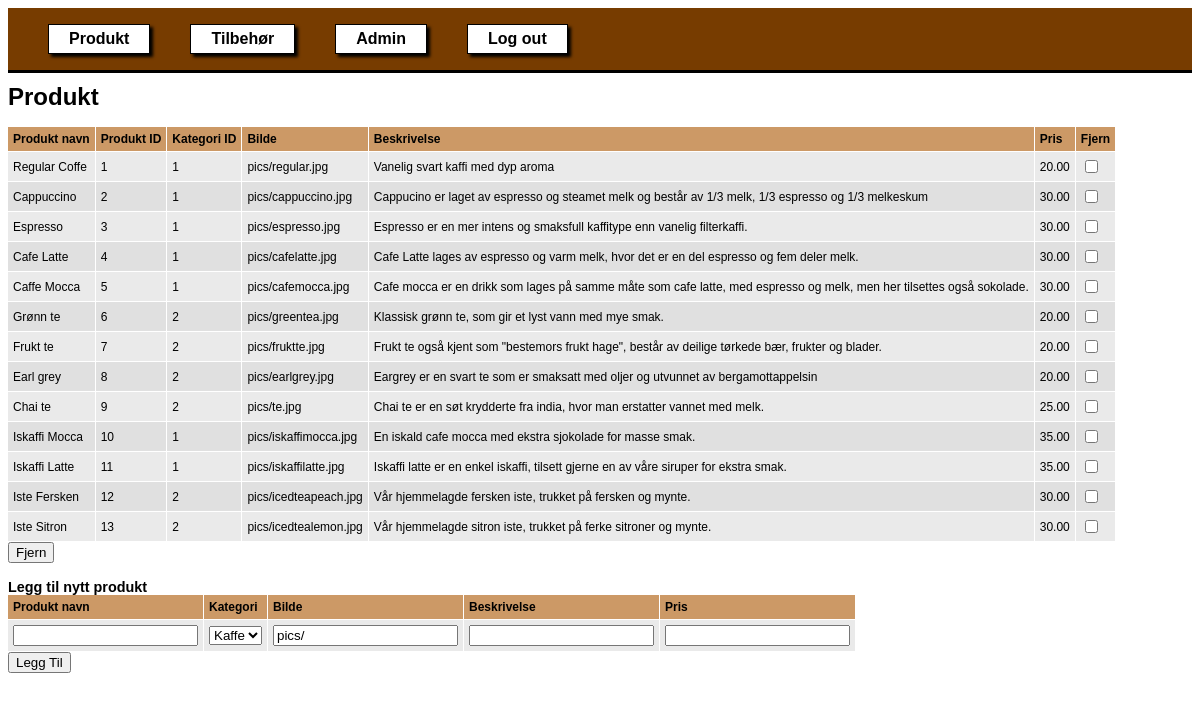
Screenshot of /DS/PHP/admin.php (signed in) with the database file from the repository.
### tables this page shows
CREATE TABLE produkt
(
  produkt_id INT PRIMARY KEY NOT NULL AUTO_INCREMENT,
  produkt_navn VARCHAR(50),
  kat_id INT NOT NULL,
  pris DECIMAL(10,2) NOT NULL,
  bilde VARCHAR(256),
  beskrivelse VARCHAR(256)
);

### DS/PHP/spTEST.php (the view, shortened to what this page needs)
<?php
if(isset($_SESSION['id']) & isset($_SESSION['username'])){
    if($_COOKIE['user'] == $_SESSION['cookie']) {
    include_once("config.php");
$rs = $mysqli->query( 'CALL sp_SelAllProdukt' );
?>
<form name="input" action="admin_fjern.php" method="post">
<table>
    <tr>
        <td>Produkt navn</td>
        <td>Produkt ID</td>
        <td>Kategori ID</td>
        <td>Bilde</td>
        <td>Beskrivelse</td>
        <td>Pris</td>
        <td>Fjern</td>
    </tr>
<?php
while($row = mysqli_fetch_array($rs))
{
    ?>
<tr>
    <td>
    <?php echo $row['produkt_navn'] ?>
    </td>
    <td>
    <?php echo $row['produkt_id'] ?>
    </td>
    <td>
    <?php echo $row['kat_id'] ?>
    </td>
    <td>
    <?php echo $row['bilde'] ?>
    </td>
    <td>
    <?php echo $row['beskrivelse'] ?>
    </td>
    <td>
    <?php echo $row['pris'] ?>
    </td>
    <td>
        <?php
        echo "<input  type='checkbox' name='produkt_id[]' value='" . $row['produkt_id'] . "'>";
        ?>
    </td>
</tr>
    <?php
}
?>
</table>
    <input type="submit" value="Fjern">
</form>
    <?php
}
}
?>

### DS/admin.css (style rules this page uses)
body { //background-color: #000; font-family: Helvetica, sans-serif; }
table { //width: 700px; border-spacing: 0; // margin: auto; padding-right: 10px; font-size: 0.75em; }
td, th { padding: 5px; font-family: Helvetica, sans-serif; }
tr:nth-of-type(even) { background-color:#eaeaea; }
tr:nth-of-type(odd) { background-color: #e0e0e0 }
tr:first-of-type { background-color: #C96; color: #000; font-weight: bold; }
tbody td { border-bottom: 1px solid #fff; border-right: 1px solid #fff; }

### rows the page displays
produkt: produkt_navn "Regular Coffe", produkt_id "1", kat "1", bilde "pics/regular.jpg", beskrivelse "Vanelig svart kaffi med dyp aroma", pris "20.00"
produkt: produkt_navn "Cappuccino", produkt_id "2", kat "1", bilde "pics/cappuccino.jpg", beskrivelse "Cappucino er laget av espresso og steamet melk og består av 1/3 melk, 1/3 espresso og 1/3 melkeskum", pris "30.00"
produkt: produkt_navn "Espresso", produkt_id "3", kat "1", bilde "pics/espresso.jpg", beskrivelse "Espresso er en mer intens og smaksfull kaffitype enn vanelig filterkaffi.", pris "30.00"
produkt: produkt_navn "Cafe Latte", produkt_id "4", kat "1", bilde "pics/cafelatte.jpg", beskrivelse "Cafe Latte lages av espresso og varm melk, hvor det er en del espresso og fem deler melk.", pris "30.00"
produkt: produkt_navn "Caffe Mocca", produkt_id "5", kat "1", bilde "pics/cafemocca.jpg", beskrivelse "Cafe mocca er en drikk som lages på samme måte som cafe latte, med espresso og melk, men her tilsettes også sokolade.", pris "30.00"
produkt: produkt_navn "Grønn te", produkt_id "6", kat "2", bilde "pics/greentea.jpg", beskrivelse "Klassisk grønn te, som gir et lyst vann med mye smak.", pris "20.00"
produkt: produkt_navn "Frukt te", produkt_id "7", kat "2", bilde "pics/fruktte.jpg", beskrivelse "Frukt te også kjent som \"bestemors frukt hage\", består av deilige tørkede bær, frukter og blader.", pris "20.00"
produkt: produkt_navn "Earl grey", produkt_id "8", kat "2", bilde "pics/earlgrey.jpg", beskrivelse "Eargrey er en svart te som er smaksatt med oljer og utvunnet av bergamottappelsin", pris "20.00"
produkt: produkt_navn "Chai te", produkt_id "9", kat "2", bilde "pics/te.jpg", beskrivelse "Chai te er en søt krydderte fra india, hvor man erstatter vannet med melk.", pris "25.00"
produkt: produkt_navn "Iskaffi Mocca", produkt_id "10", kat "1", bilde "pics/iskaffimocca.jpg", beskrivelse "En iskald cafe mocca med ekstra sjokolade for masse smak.", pris "35.00"
produkt: produkt_navn "Iskaffi Latte", produkt_id "11", kat "1", bilde "pics/iskaffilatte.jpg", beskrivelse "Iskaffi latte er en enkel iskaffi, tilsett gjerne en av våre siruper for ekstra smak.", pris "35.00"
produkt: produkt_navn "Iste Fersken", produkt_id "12", kat "2", bilde "pics/icedteapeach.jpg", beskrivelse "Vår hjemmelagde fersken iste, trukket på fersken og mynte.", pris "30.00"
produkt: produkt_navn "Iste Sitron", produkt_id "13", kat "2", bilde "pics/icedtealemon.jpg", beskrivelse "Vår hjemmelagde sitron iste, trukket på ferke sitroner og mynte.", pris "30.00"

### other values shown
form field kat_id "Kaffe"
